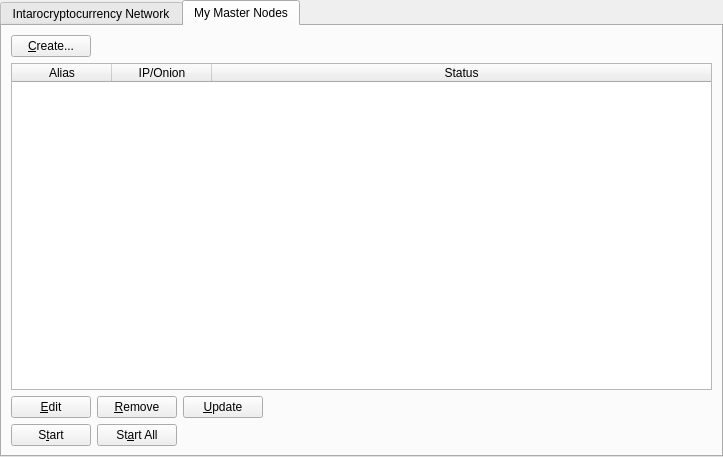
<?xml version="1.0" encoding="UTF-8"?>
<ui version="4.0">
 <class>MasternodeManager</class>
 <widget class="QWidget" name="MasternodeManager">
  <property name="geometry">
   <rect>
    <x>0</x>
    <y>0</y>
    <width>723</width>
    <height>457</height>
   </rect>
  </property>
  <property name="windowTitle">
   <string>Form</string>
  </property>
  <layout class="QVBoxLayout" name="topLayout">
   <property name="leftMargin">
    <number>0</number>
   </property>
   <property name="topMargin">
    <number>0</number>
   </property>
   <property name="rightMargin">
    <number>0</number>
   </property>
   <property name="bottomMargin">
    <number>0</number>
   </property>
   <item>
    <layout class="QVBoxLayout" name="verticalLayout">
     <property name="bottomMargin">
      <number>0</number>
     </property>
     <item>
      <widget class="QTabWidget" name="tabWidget">
       <property name="currentIndex">
        <number>1</number>
       </property>
       <widget class="QWidget" name="tab">
        <attribute name="title">
         <string>Intarocryptocurrency Network</string>
        </attribute>
        <layout class="QGridLayout" name="gridLayout">
         <item row="1" column="0">
          <widget class="QTableWidget" name="tableWidgetMasternodes">
           <property name="editTriggers">
            <set>QAbstractItemView::NoEditTriggers</set>
           </property>
           <property name="alternatingRowColors">
            <bool>true</bool>
           </property>
           <property name="selectionBehavior">
            <enum>QAbstractItemView::SelectRows</enum>
           </property>
           <property name="sortingEnabled">
            <bool>true</bool>
           </property>
           <attribute name="horizontalHeaderStretchLastSection">
            <bool>true</bool>
           </attribute>
           <column>
            <property name="text">
             <string>Address</string>
            </property>
           </column>
           <column>
            <property name="text">
             <string>Protocol</string>
            </property>
           </column>
           <column>
            <property name="text">
             <string>Active</string>
            </property>
           </column>
           <column>
            <property name="text">
             <string>Active (secs)</string>
            </property>
           </column>
           <column>
            <property name="text">
             <string>Last Seen</string>
            </property>
           </column>
           <column>
            <property name="text">
             <string>Pubkey</string>
            </property>
           </column>
          </widget>
         </item>
         <item row="0" column="0">
          <layout class="QHBoxLayout" name="horizontalLayout_3">
           <property name="bottomMargin">
            <number>0</number>
           </property>
           <item>
            <widget class="QLabel" name="label_2">
             <property name="text">
              <string>Intarocryptocurrency Node Count:</string>
             </property>
            </widget>
           </item>
           <item>
            <widget class="QLabel" name="countLabel">
             <property name="text">
              <string>0</string>
             </property>
            </widget>
           </item>
           <item>
            <spacer name="horizontalSpacer_3">
             <property name="orientation">
              <enum>Qt::Horizontal</enum>
             </property>
             <property name="sizeHint" stdset="0">
              <size>
               <width>40</width>
               <height>20</height>
              </size>
             </property>
            </spacer>
           </item>
          </layout>
         </item>
        </layout>
       </widget>
       <widget class="QWidget" name="tab_2">
        <attribute name="title">
         <string>My Master Nodes</string>
        </attribute>
        <layout class="QGridLayout" name="gridLayout_2">
         <item row="0" column="0">
          <layout class="QVBoxLayout" name="verticalLayout_2">
           <property name="bottomMargin">
            <number>0</number>
           </property>
           <item>
            <layout class="QHBoxLayout" name="horizontalLayout">
             <item>
              <widget class="QPushButton" name="createButton">
               <property name="text">
                <string>&amp;Create...</string>
               </property>
              </widget>
             </item>
             <item>
              <spacer name="horizontalSpacer">
               <property name="orientation">
                <enum>Qt::Horizontal</enum>
               </property>
               <property name="sizeHint" stdset="0">
                <size>
                 <width>40</width>
                 <height>20</height>
                </size>
               </property>
              </spacer>
             </item>
            </layout>
           </item>
           <item>
            <widget class="QTableWidget" name="tableWidget_2">
             <property name="minimumSize">
              <size>
               <width>695</width>
               <height>0</height>
              </size>
             </property>
             <property name="editTriggers">
              <set>QAbstractItemView::NoEditTriggers</set>
             </property>
             <property name="alternatingRowColors">
              <bool>true</bool>
             </property>
             <property name="selectionMode">
              <enum>QAbstractItemView::SingleSelection</enum>
             </property>
             <property name="selectionBehavior">
              <enum>QAbstractItemView::SelectRows</enum>
             </property>
             <attribute name="horizontalHeaderStretchLastSection">
              <bool>true</bool>
             </attribute>
             <column>
              <property name="text">
               <string>Alias</string>
              </property>
             </column>
             <column>
              <property name="text">
               <string>IP/Onion</string>
              </property>
             </column>
             <column>
              <property name="text">
               <string>Status</string>
              </property>
             </column>
            </widget>
           </item>
           <item>
            <layout class="QHBoxLayout" name="horizontalLayout_2">
             <property name="bottomMargin">
              <number>0</number>
             </property>
             <item>
              <widget class="QPushButton" name="editButton">
               <property name="text">
                <string>&amp;Edit</string>
               </property>
              </widget>
             </item>
             <item>
              <widget class="QPushButton" name="removeButton">
               <property name="text">
                <string>&amp;Remove</string>
               </property>
              </widget>
             </item>
             <item>
              <widget class="QPushButton" name="UpdateButton">
               <property name="text">
                <string>&amp;Update</string>
               </property>
              </widget>
             </item>
             <item>
              <spacer name="horizontalSpacer_2">
               <property name="orientation">
                <enum>Qt::Horizontal</enum>
               </property>
               <property name="sizeHint" stdset="0">
                <size>
                 <width>40</width>
                 <height>20</height>
                </size>
               </property>
              </spacer>
             </item>
            </layout>
           </item>
           <item>
            <layout class="QHBoxLayout" name="horizontalLayout_4">
             <property name="bottomMargin">
              <number>0</number>
             </property>
            </layout>
           </item>
           <item>
            <layout class="QHBoxLayout" name="horizontalLayout_5">
             <property name="bottomMargin">
              <number>0</number>
             </property>
             <item>
              <widget class="QPushButton" name="startButton">
               <property name="text">
                <string>S&amp;tart</string>
               </property>
              </widget>
             </item>
             <item>
              <widget class="QPushButton" name="startAllButton">
               <property name="text">
                <string>St&amp;art All</string>
               </property>
              </widget>
             </item>
             <item>
              <spacer name="horizontalSpacer_5">
               <property name="orientation">
                <enum>Qt::Horizontal</enum>
               </property>
               <property name="sizeHint" stdset="0">
                <size>
                 <width>40</width>
                 <height>20</height>
                </size>
               </property>
              </spacer>
             </item>
            </layout>
           </item>
          </layout>
         </item>
        </layout>
       </widget>
      </widget>
     </item>
    </layout>
   </item>
  </layout>
 </widget>
 <resources/>
 <connections/>
</ui>
